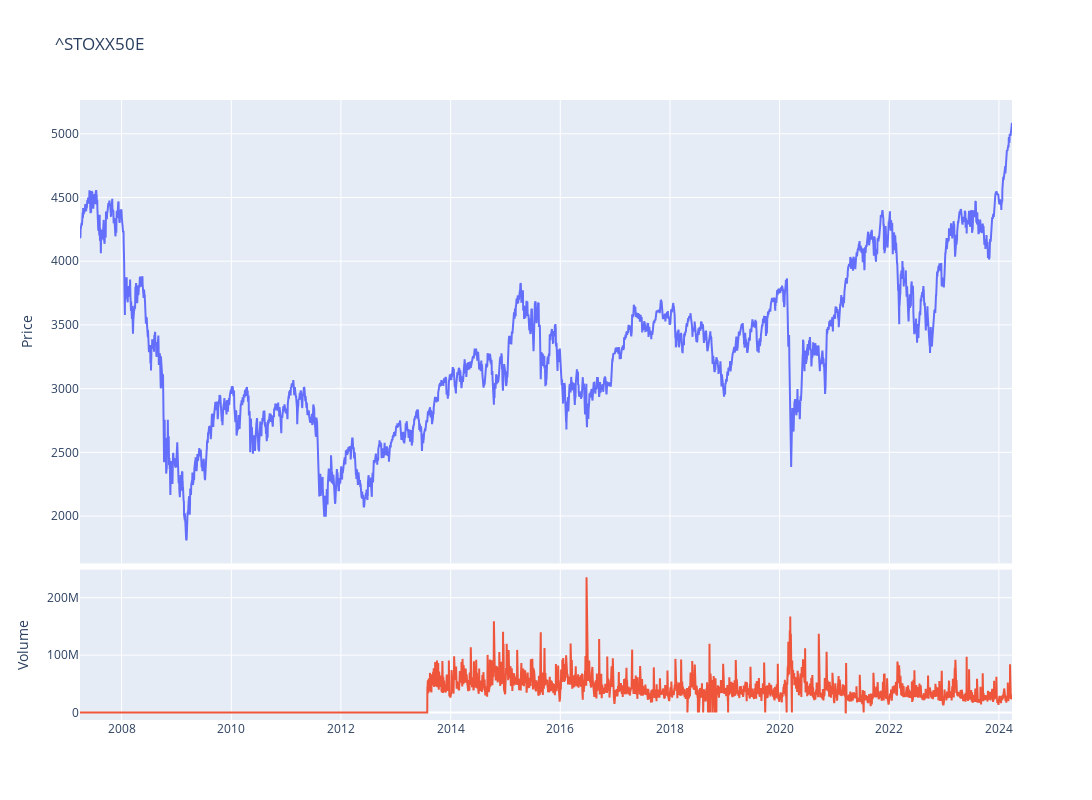

The cell this chart's notebook holds for it:
### Code cell
fig = make_subplots(rows=4, cols=1,shared_xaxes=True,vertical_spacing=0.01,specs=[[{'rowspan':3,'colspan':1}],[None],[None],[{'rowspan':1,'colspan':1}]])

# Graph (1,1)
fig.add_trace(go.Scatter(x=stock_ticker.index,y=stock_ticker['Adj Close'],mode="lines",name=f"{ticker}"),row=1, col=1)
# Update xaxis properties
fig.update_yaxes(title_text="Price", row=1, col=1)

# Graph (4,1)
fig.add_trace(go.Scatter(x=stock_ticker.index,y=stock_ticker['Volume'],mode="lines",name='Volume'),row=4, col=1)
fig.update_yaxes(title_text="Volume", row=4, col=1)

fig.update_layout(height=800, width=1300,showlegend=False,title=f"{ticker}")

fig.show()

### Figure 1 — Plotly figure (JSON) as saved in the notebook; plotly's stock layout.template omitted (floating-point values rounded to 4 significant figures; data arrays with more than 128 entries replaced by an {"elided": "..."} marker saying what was removed)
{"data": [{"mode": "lines", "name": "^STOXX50E", "type": "scatter", "x": {"elided": "4264 str values"}, "xaxis": "x", "y": {"elided": "4264 float values"}, "yaxis": "y"}, {"mode": "lines", "name": "Volume", "type": "scatter", "x": {"elided": "4264 str values"}, "xaxis": "x2", "y": {"elided": "4264 int values"}, "yaxis": "y2"}], "layout": {"height": 800, "showlegend": false, "title": {"text": "^STOXX50E"}, "width": 1300, "xaxis": {"anchor": "y", "domain": [0, 1], "matches": "x2", "showticklabels": false}, "xaxis2": {"anchor": "y2", "domain": [0, 1]}, "yaxis": {"anchor": "x", "domain": [0.2525, 1], "title": {"text": "Price"}}, "yaxis2": {"anchor": "x2", "domain": [0, 0.2425], "title": {"text": "Volume"}}}}
